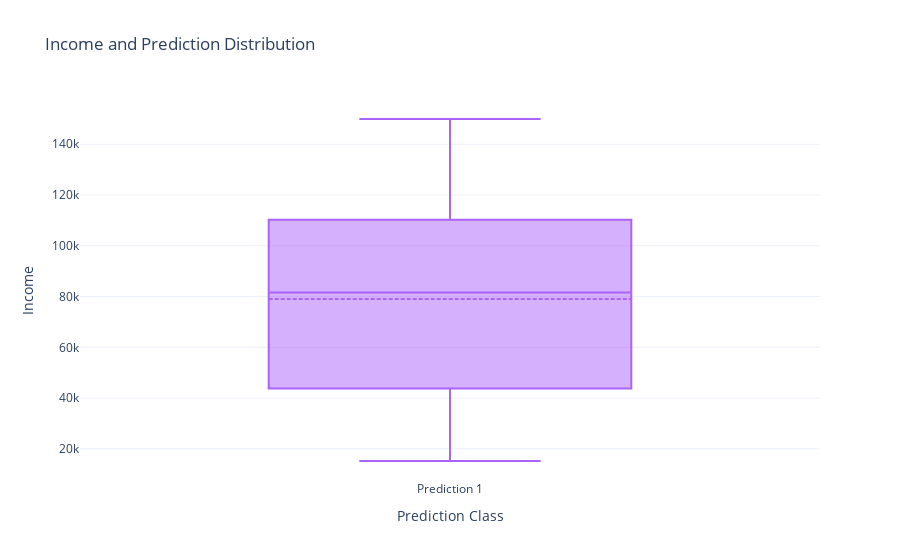
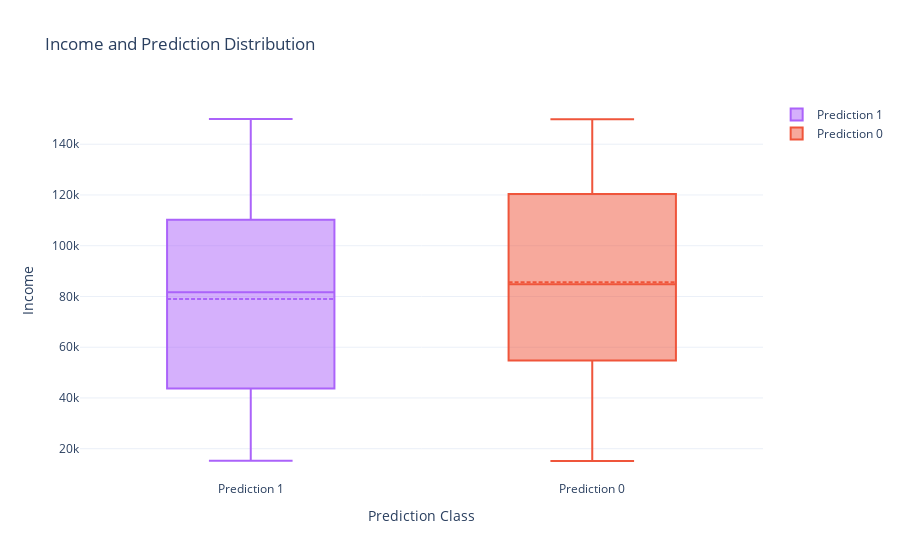

The notebook cell these images were saved under, in order:
### Code cell
data_cleaned["Prediction"] = rf_model.predict(scaler.transform(data_encoded.drop(columns= ["Credit_Score"])))
fig = go.Figure()
for prediction in data_cleaned["Prediction"].unique():
    filtered_data = data_cleaned[data_cleaned["Prediction"] == prediction]
    fig.add_trace(go.Box(
        y= filtered_data["Income"], name=f"Prediction {prediction}", boxmean=True,
        marker= dict(color=np.random.choice(px.colors.qualitative.Plotly))
    ))
    fig.update_layout(
        title = "Income and Prediction Distribution",
        xaxis_title = "Prediction Class",
        yaxis_title= "Income",
        template = "plotly_white"
    )
    fig.show()

### Figure 1 — Plotly figure (JSON) as saved in the notebook; plotly's stock layout.template omitted (floating-point values rounded to 4 significant figures; data arrays with more than 128 entries replaced by an {"elided": "..."} marker saying what was removed)
{"data": [{"boxmean": true, "marker": {"color": "#AB63FA"}, "name": "Prediction 1", "type": "box", "y": {"elided": "484 int values"}}], "layout": {"title": {"text": "Income and Prediction Distribution"}, "xaxis": {"title": {"text": "Prediction Class"}}, "yaxis": {"title": {"text": "Income"}}}}

### Figure 2 — Plotly figure (JSON) as saved in the notebook; plotly's stock layout.template omitted (floating-point values rounded to 4 significant figures; data arrays with more than 128 entries replaced by an {"elided": "..."} marker saying what was removed)
{"data": [{"boxmean": true, "marker": {"color": "#AB63FA"}, "name": "Prediction 1", "type": "box", "y": {"elided": "484 int values"}}, {"boxmean": true, "marker": {"color": "#EF553B"}, "name": "Prediction 0", "type": "box", "y": {"elided": "516 int values"}}], "layout": {"title": {"text": "Income and Prediction Distribution"}, "xaxis": {"title": {"text": "Prediction Class"}}, "yaxis": {"title": {"text": "Income"}}}}
